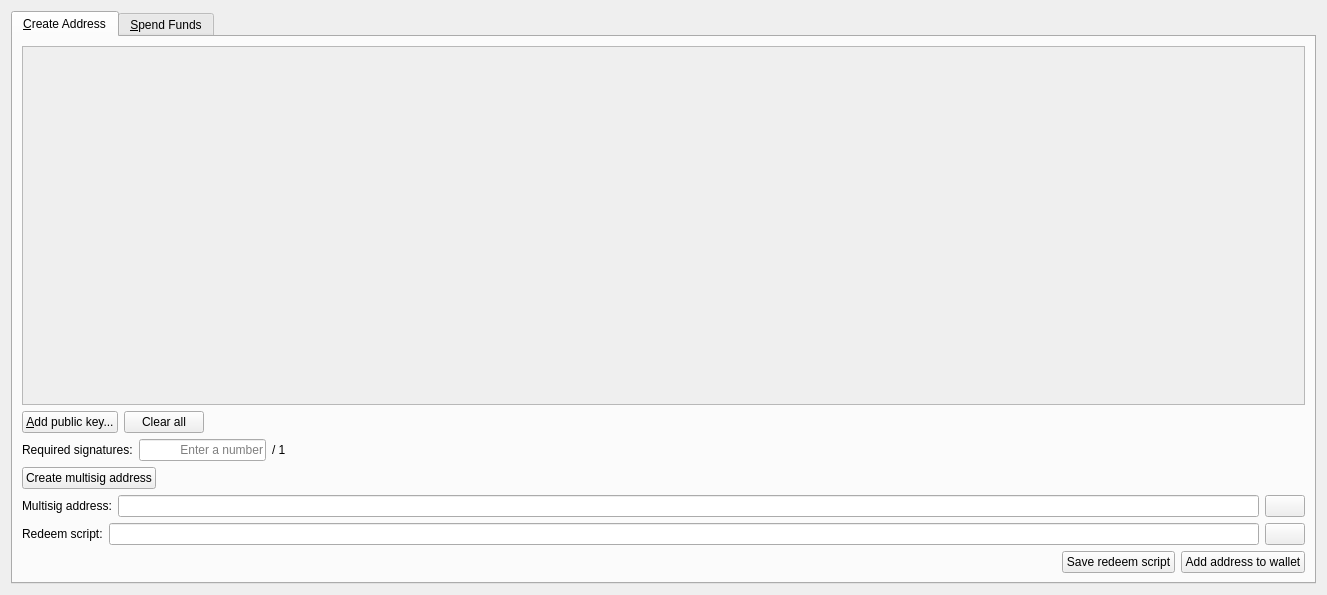
<?xml version="1.0" encoding="UTF-8"?>
<ui version="4.0">
 <class>MultisigDialog</class>
 <widget class="QWidget" name="MultisigDialog">
  <property name="geometry">
   <rect>
    <x>0</x>
    <y>0</y>
    <width>1327</width>
    <height>595</height>
   </rect>
  </property>
  <property name="windowTitle">
   <string>Multisig</string>
  </property>
  <layout class="QVBoxLayout" name="verticalLayout_2">
   <item>
    <widget class="QTabWidget" name="tabWidget">
     <property name="currentIndex">
      <number>0</number>
     </property>
     <widget class="QWidget" name="tabCreateAddress">
      <attribute name="title">
       <string>&amp;Create Address</string>
      </attribute>
      <layout class="QVBoxLayout" name="verticalLayout">
       <item>
        <widget class="QScrollArea" name="scrollArea">
         <property name="widgetResizable">
          <bool>true</bool>
         </property>
         <widget class="QWidget" name="scrollAreaWidgetContents">
          <property name="geometry">
           <rect>
            <x>0</x>
            <y>0</y>
            <width>1283</width>
            <height>345</height>
           </rect>
          </property>
          <layout class="QVBoxLayout" name="verticalLayout_3">
           <item>
            <layout class="QVBoxLayout" name="pubkeyEntries"/>
           </item>
           <item>
            <spacer name="verticalSpacer">
             <property name="orientation">
              <enum>Qt::Vertical</enum>
             </property>
             <property name="sizeHint" stdset="0">
              <size>
               <width>20</width>
               <height>40</height>
              </size>
             </property>
            </spacer>
           </item>
          </layout>
         </widget>
        </widget>
       </item>
       <item>
        <layout class="QHBoxLayout" name="horizontalLayout_14">
         <item>
          <widget class="QPushButton" name="addPubKeyButton">
           <property name="toolTip">
            <string>Add a member to the signing pool</string>
           </property>
           <property name="text">
            <string>&amp;Add public key...</string>
           </property>
           <property name="icon">
            <iconset resource="../bitcoin.qrc">
             <normaloff>:/icons/add</normaloff>:/icons/add</iconset>
           </property>
          </widget>
         </item>
         <item>
          <widget class="QPushButton" name="clearButton">
           <property name="sizePolicy">
            <sizepolicy hsizetype="Minimum" vsizetype="Fixed">
             <horstretch>0</horstretch>
             <verstretch>0</verstretch>
            </sizepolicy>
           </property>
           <property name="toolTip">
            <string>Remove all public key fields</string>
           </property>
           <property name="text">
            <string>Clear all</string>
           </property>
           <property name="icon">
            <iconset resource="../bitcoin.qrc">
             <normaloff>:/icons/remove</normaloff>:/icons/remove</iconset>
           </property>
           <property name="autoRepeatDelay">
            <number>300</number>
           </property>
          </widget>
         </item>
         <item>
          <spacer name="horizontalSpacer_8">
           <property name="orientation">
            <enum>Qt::Horizontal</enum>
           </property>
           <property name="sizeHint" stdset="0">
            <size>
             <width>40</width>
             <height>20</height>
            </size>
           </property>
          </spacer>
         </item>
        </layout>
       </item>
       <item>
        <layout class="QHBoxLayout" name="horizontalLayout_2">
         <item>
          <widget class="QLabel" name="requiredSignaturesLabel">
           <property name="text">
            <string>Required signatures:</string>
           </property>
          </widget>
         </item>
         <item>
          <widget class="QLineEdit" name="requiredSignatures">
           <property name="sizePolicy">
            <sizepolicy hsizetype="Minimum" vsizetype="Fixed">
             <horstretch>0</horstretch>
             <verstretch>0</verstretch>
            </sizepolicy>
           </property>
           <property name="minimumSize">
            <size>
             <width>127</width>
             <height>0</height>
            </size>
           </property>
           <property name="text">
            <string/>
           </property>
           <property name="maxLength">
            <number>2</number>
           </property>
           <property name="frame">
            <bool>true</bool>
           </property>
           <property name="alignment">
            <set>Qt::AlignRight|Qt::AlignTrailing|Qt::AlignVCenter</set>
           </property>
           <property name="placeholderText">
            <string>Enter a number</string>
           </property>
          </widget>
         </item>
         <item>
          <widget class="QLabel" name="maxSignaturesLabel">
           <property name="text">
            <string notr="true">/ 1</string>
           </property>
          </widget>
         </item>
         <item>
          <spacer name="horizontalSpacer_2">
           <property name="orientation">
            <enum>Qt::Horizontal</enum>
           </property>
           <property name="sizeHint" stdset="0">
            <size>
             <width>40</width>
             <height>20</height>
            </size>
           </property>
          </spacer>
         </item>
        </layout>
       </item>
       <item>
        <layout class="QHBoxLayout" name="horizontalLayout">
         <item>
          <widget class="QPushButton" name="createAddressButton">
           <property name="text">
            <string>Create multisig address</string>
           </property>
          </widget>
         </item>
         <item>
          <spacer name="horizontalSpacer">
           <property name="orientation">
            <enum>Qt::Horizontal</enum>
           </property>
           <property name="sizeHint" stdset="0">
            <size>
             <width>40</width>
             <height>20</height>
            </size>
           </property>
          </spacer>
         </item>
        </layout>
       </item>
       <item>
        <layout class="QHBoxLayout" name="horizontalLayoutMultisigAddress">
         <item>
          <widget class="QLabel" name="multisigAddressLabel">
           <property name="text">
            <string>Multisig address:</string>
           </property>
          </widget>
         </item>
         <item>
          <widget class="QLineEdit" name="multisigAddress">
           <property name="readOnly">
            <bool>true</bool>
           </property>
          </widget>
         </item>
         <item>
          <widget class="QPushButton" name="copyMultisigAddressButton">
           <property name="toolTip">
            <string>Copy the multisig address to the system clipboard</string>
           </property>
           <property name="text">
            <string/>
           </property>
           <property name="icon">
            <iconset resource="../bitcoin.qrc">
             <normaloff>:/icons/editcopy</normaloff>:/icons/editcopy</iconset>
           </property>
           <property name="autoDefault">
            <bool>false</bool>
           </property>
          </widget>
         </item>
        </layout>
       </item>
       <item>
        <layout class="QHBoxLayout" name="horizontalLayout_3">
         <item>
          <widget class="QLabel" name="redeemScriptLabel">
           <property name="text">
            <string>Redeem script:</string>
           </property>
          </widget>
         </item>
         <item>
          <widget class="QLineEdit" name="redeemScript">
           <property name="readOnly">
            <bool>true</bool>
           </property>
          </widget>
         </item>
         <item>
          <widget class="QPushButton" name="copyRedeemScriptButton">
           <property name="toolTip">
            <string>Copy the redeem script to the system clipboard</string>
           </property>
           <property name="text">
            <string/>
           </property>
           <property name="icon">
            <iconset resource="../bitcoin.qrc">
             <normaloff>:/icons/editcopy</normaloff>:/icons/editcopy</iconset>
           </property>
           <property name="autoDefault">
            <bool>false</bool>
           </property>
          </widget>
         </item>
        </layout>
       </item>
       <item>
        <layout class="QHBoxLayout" name="horizontalLayout_15">
         <item>
          <spacer name="horizontalSpacer_11">
           <property name="orientation">
            <enum>Qt::Horizontal</enum>
           </property>
           <property name="sizeHint" stdset="0">
            <size>
             <width>40</width>
             <height>20</height>
            </size>
           </property>
          </spacer>
         </item>
         <item>
          <widget class="QPushButton" name="saveRedeemScriptButton">
           <property name="toolTip">
            <string>The redeem script will be required to spend the funds sent to the multisig address</string>
           </property>
           <property name="text">
            <string>Save redeem script</string>
           </property>
          </widget>
         </item>
         <item>
          <widget class="QPushButton" name="saveMultisigAddressButton">
           <property name="toolTip">
            <string>Add the multisig address to your personal addresses</string>
           </property>
           <property name="text">
            <string>Add address to wallet</string>
           </property>
          </widget>
         </item>
        </layout>
       </item>
      </layout>
     </widget>
     <widget class="QWidget" name="tabSpendFunds">
      <attribute name="title">
       <string>&amp;Spend Funds</string>
      </attribute>
      <layout class="QVBoxLayout" name="verticalLayout_13">
       <item>
        <layout class="QVBoxLayout" name="verticalLayout_8">
         <item>
          <layout class="QHBoxLayout" name="horizontalLayout_4">
           <item>
            <widget class="QGroupBox" name="inputsBox">
             <property name="title">
              <string>Inputs</string>
             </property>
             <layout class="QVBoxLayout" name="verticalLayout_6">
              <item>
               <widget class="QScrollArea" name="scrollArea_2">
                <property name="minimumSize">
                 <size>
                  <width>0</width>
                  <height>0</height>
                 </size>
                </property>
                <property name="widgetResizable">
                 <bool>true</bool>
                </property>
                <widget class="QWidget" name="scrollAreaWidgetContents_2">
                 <property name="geometry">
                  <rect>
                   <x>0</x>
                   <y>0</y>
                   <width>616</width>
                   <height>271</height>
                  </rect>
                 </property>
                 <layout class="QVBoxLayout" name="verticalLayout_4">
                  <item>
                   <layout class="QVBoxLayout" name="inputs"/>
                  </item>
                  <item>
                   <spacer name="verticalSpacer_2">
                    <property name="orientation">
                     <enum>Qt::Vertical</enum>
                    </property>
                    <property name="sizeHint" stdset="0">
                     <size>
                      <width>20</width>
                      <height>42</height>
                     </size>
                    </property>
                   </spacer>
                  </item>
                 </layout>
                </widget>
               </widget>
              </item>
              <item>
               <layout class="QHBoxLayout" name="horizontalLayout_6">
                <item>
                 <spacer name="horizontalSpacer_9">
                  <property name="orientation">
                   <enum>Qt::Horizontal</enum>
                  </property>
                  <property name="sizeHint" stdset="0">
                   <size>
                    <width>40</width>
                    <height>20</height>
                   </size>
                  </property>
                 </spacer>
                </item>
                <item>
                 <widget class="QLabel" name="inputsAmountLabel">
                  <property name="text">
                   <string>Inputs amount:</string>
                  </property>
                 </widget>
                </item>
                <item>
                 <widget class="QLabel" name="inputsAmount">
                  <property name="text">
                   <string notr="true">123.456</string>
                  </property>
                  <property name="textInteractionFlags">
                   <set>Qt::LinksAccessibleByMouse|Qt::TextSelectableByKeyboard|Qt::TextSelectableByMouse</set>
                  </property>
                 </widget>
                </item>
                <item>
                 <widget class="QLabel" name="label">
                  <property name="text">
                   <string notr="true">&lt;strong&gt;ORC&lt;/strong&gt;</string>
                  </property>
                 </widget>
                </item>
               </layout>
              </item>
              <item>
               <layout class="QHBoxLayout" name="horizontalLayout_5">
                <item>
                 <widget class="QPushButton" name="addInputButton">
                  <property name="text">
                   <string>Add input...</string>
                  </property>
                  <property name="icon">
                   <iconset resource="../bitcoin.qrc">
                    <normaloff>:/icons/add</normaloff>:/icons/add</iconset>
                  </property>
                 </widget>
                </item>
                <item>
                 <spacer name="horizontalSpacer_3">
                  <property name="orientation">
                   <enum>Qt::Horizontal</enum>
                  </property>
                  <property name="sizeHint" stdset="0">
                   <size>
                    <width>40</width>
                    <height>20</height>
                   </size>
                  </property>
                 </spacer>
                </item>
               </layout>
              </item>
             </layout>
            </widget>
           </item>
           <item>
            <widget class="QGroupBox" name="outputsBox">
             <property name="title">
              <string>Outputs</string>
             </property>
             <layout class="QVBoxLayout" name="verticalLayout_7">
              <item>
               <widget class="QScrollArea" name="scrollArea_3">
                <property name="minimumSize">
                 <size>
                  <width>0</width>
                  <height>0</height>
                 </size>
                </property>
                <property name="widgetResizable">
                 <bool>true</bool>
                </property>
                <widget class="QWidget" name="scrollAreaWidgetContents_3">
                 <property name="geometry">
                  <rect>
                   <x>0</x>
                   <y>0</y>
                   <width>615</width>
                   <height>243</height>
                  </rect>
                 </property>
                 <layout class="QVBoxLayout" name="verticalLayout_5">
                  <item>
                   <layout class="QVBoxLayout" name="outputs"/>
                  </item>
                  <item>
                   <spacer name="verticalSpacer_3">
                    <property name="orientation">
                     <enum>Qt::Vertical</enum>
                    </property>
                    <property name="sizeHint" stdset="0">
                     <size>
                      <width>20</width>
                      <height>42</height>
                     </size>
                    </property>
                   </spacer>
                  </item>
                 </layout>
                </widget>
               </widget>
              </item>
              <item>
               <layout class="QHBoxLayout" name="horizontalLayout_7">
                <item>
                 <spacer name="horizontalSpacer_10">
                  <property name="orientation">
                   <enum>Qt::Horizontal</enum>
                  </property>
                  <property name="sizeHint" stdset="0">
                   <size>
                    <width>40</width>
                    <height>20</height>
                   </size>
                  </property>
                 </spacer>
                </item>
                <item>
                 <widget class="QLabel" name="outputsAmountLabel">
                  <property name="text">
                   <string>Outputs amount:</string>
                  </property>
                 </widget>
                </item>
                <item>
                 <widget class="QLabel" name="outputsAmount">
                  <property name="text">
                   <string notr="true">123.456</string>
                  </property>
                  <property name="textInteractionFlags">
                   <set>Qt::LinksAccessibleByMouse|Qt::TextSelectableByKeyboard|Qt::TextSelectableByMouse</set>
                  </property>
                 </widget>
                </item>
                <item>
                 <widget class="QLabel" name="label_2">
                  <property name="text">
                   <string notr="true">&lt;strong&gt;ORC&lt;/strong&gt;</string>
                  </property>
                 </widget>
                </item>
               </layout>
              </item>
              <item>
               <layout class="QHBoxLayout" name="horizontalLayout_16">
                <item>
                 <spacer name="horizontalSpacer_12">
                  <property name="orientation">
                   <enum>Qt::Horizontal</enum>
                  </property>
                  <property name="sizeHint" stdset="0">
                   <size>
                    <width>40</width>
                    <height>20</height>
                   </size>
                  </property>
                 </spacer>
                </item>
                <item>
                 <widget class="QLabel" name="feeLabel">
                  <property name="text">
                   <string>Fee:</string>
                  </property>
                 </widget>
                </item>
                <item>
                 <widget class="QLabel" name="fee">
                  <property name="text">
                   <string notr="true">123.456</string>
                  </property>
                 </widget>
                </item>
                <item>
                 <widget class="QLabel" name="label_3">
                  <property name="text">
                   <string notr="true">&lt;strong&gt;ORC&lt;/strong&gt;</string>
                  </property>
                 </widget>
                </item>
               </layout>
              </item>
              <item>
               <layout class="QHBoxLayout" name="horizontalLayout_8">
                <item>
                 <widget class="QPushButton" name="addOutputButton">
                  <property name="text">
                   <string>Add output...</string>
                  </property>
                  <property name="icon">
                   <iconset resource="../bitcoin.qrc">
                    <normaloff>:/icons/add</normaloff>:/icons/add</iconset>
                  </property>
                 </widget>
                </item>
                <item>
                 <spacer name="horizontalSpacer_4">
                  <property name="orientation">
                   <enum>Qt::Horizontal</enum>
                  </property>
                  <property name="sizeHint" stdset="0">
                   <size>
                    <width>40</width>
                    <height>20</height>
                   </size>
                  </property>
                 </spacer>
                </item>
               </layout>
              </item>
             </layout>
            </widget>
           </item>
          </layout>
         </item>
         <item>
          <layout class="QHBoxLayout" name="horizontalLayout_9">
           <item>
            <widget class="QPushButton" name="createTransactionButton">
             <property name="text">
              <string>Create transaction</string>
             </property>
            </widget>
           </item>
           <item>
            <spacer name="horizontalSpacer_5">
             <property name="orientation">
              <enum>Qt::Horizontal</enum>
             </property>
             <property name="sizeHint" stdset="0">
              <size>
               <width>40</width>
               <height>20</height>
              </size>
             </property>
            </spacer>
           </item>
          </layout>
         </item>
        </layout>
       </item>
       <item>
        <layout class="QVBoxLayout" name="verticalLayout_10">
         <item>
          <layout class="QHBoxLayout" name="horizontalLayout_10">
           <item>
            <widget class="QLineEdit" name="transaction">
             <property name="sizePolicy">
              <sizepolicy hsizetype="Expanding" vsizetype="Fixed">
               <horstretch>0</horstretch>
               <verstretch>0</verstretch>
              </sizepolicy>
             </property>
             <property name="placeholderText">
              <string>Enter a raw transaction or create a new one</string>
             </property>
            </widget>
           </item>
           <item>
            <widget class="QPushButton" name="copyTransactionButton">
             <property name="toolTip">
              <string/>
             </property>
             <property name="text">
              <string/>
             </property>
             <property name="icon">
              <iconset resource="../bitcoin.qrc">
               <normaloff>:/icons/editcopy</normaloff>:/icons/editcopy</iconset>
             </property>
             <property name="autoDefault">
              <bool>false</bool>
             </property>
            </widget>
           </item>
           <item>
            <widget class="QPushButton" name="pasteTransactionButton">
             <property name="toolTip">
              <string>Paste transaction from clipboard</string>
             </property>
             <property name="text">
              <string/>
             </property>
             <property name="icon">
              <iconset resource="../bitcoin.qrc">
               <normaloff>:/icons/editpaste</normaloff>:/icons/editpaste</iconset>
             </property>
             <property name="shortcut">
              <string>Alt+P</string>
             </property>
             <property name="autoDefault">
              <bool>false</bool>
             </property>
            </widget>
           </item>
          </layout>
         </item>
         <item>
          <layout class="QHBoxLayout" name="horizontalLayout_11">
           <item>
            <widget class="QPushButton" name="signTransactionButton">
             <property name="text">
              <string>Sign transaction</string>
             </property>
             <property name="icon">
              <iconset resource="../bitcoin.qrc">
               <normaloff>:/icons/edit</normaloff>:/icons/edit</iconset>
             </property>
            </widget>
           </item>
           <item>
            <spacer name="horizontalSpacer_6">
             <property name="orientation">
              <enum>Qt::Horizontal</enum>
             </property>
             <property name="sizeHint" stdset="0">
              <size>
               <width>40</width>
               <height>20</height>
              </size>
             </property>
            </spacer>
           </item>
          </layout>
         </item>
        </layout>
       </item>
       <item>
        <layout class="QVBoxLayout" name="verticalLayout_12">
         <item>
          <layout class="QHBoxLayout" name="horizontalLayout_13">
           <item>
            <widget class="QLineEdit" name="signedTransaction">
             <property name="sizePolicy">
              <sizepolicy hsizetype="Expanding" vsizetype="Fixed">
               <horstretch>0</horstretch>
               <verstretch>0</verstretch>
              </sizepolicy>
             </property>
             <property name="readOnly">
              <bool>true</bool>
             </property>
            </widget>
           </item>
           <item>
            <widget class="QPushButton" name="copySignedTransactionButton">
             <property name="toolTip">
              <string/>
             </property>
             <property name="text">
              <string/>
             </property>
             <property name="icon">
              <iconset resource="../bitcoin.qrc">
               <normaloff>:/icons/editcopy</normaloff>:/icons/editcopy</iconset>
             </property>
             <property name="autoDefault">
              <bool>false</bool>
             </property>
            </widget>
           </item>
          </layout>
         </item>
         <item>
          <layout class="QHBoxLayout" name="horizontalLayout_12">
           <item>
            <widget class="QLabel" name="statusLabel">
             <property name="text">
              <string/>
             </property>
            </widget>
           </item>
           <item>
            <spacer name="horizontalSpacer_7">
             <property name="orientation">
              <enum>Qt::Horizontal</enum>
             </property>
             <property name="sizeHint" stdset="0">
              <size>
               <width>40</width>
               <height>20</height>
              </size>
             </property>
            </spacer>
           </item>
           <item>
            <widget class="QPushButton" name="sendTransactionButton">
             <property name="text">
              <string>Send transaction</string>
             </property>
             <property name="icon">
              <iconset resource="../bitcoin.qrc">
               <normaloff>:/icons/send</normaloff>:/icons/send</iconset>
             </property>
            </widget>
           </item>
          </layout>
         </item>
        </layout>
       </item>
      </layout>
     </widget>
    </widget>
   </item>
  </layout>
 </widget>
 <resources>
  <include location="../bitcoin.qrc"/>
 </resources>
 <connections/>
</ui>
